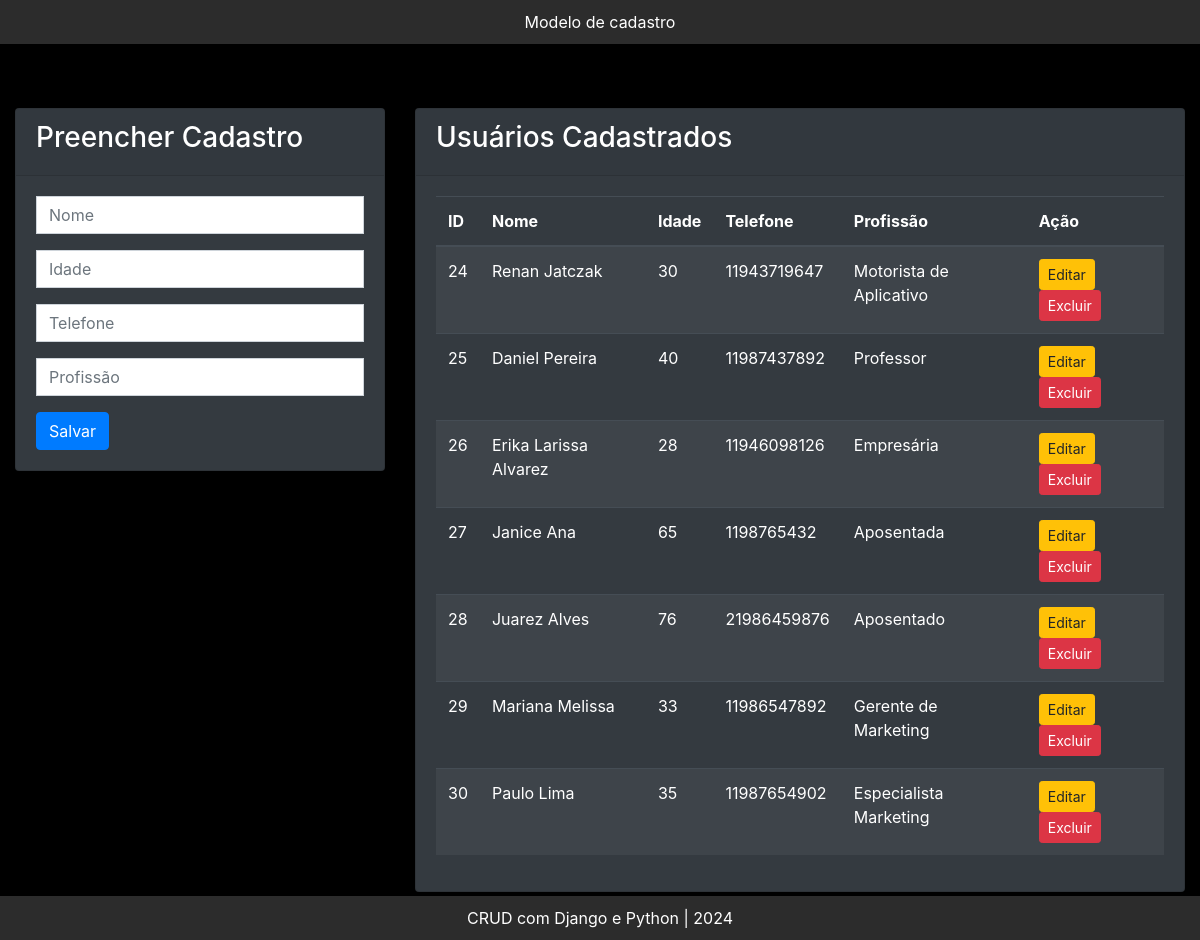
The page / on the database its author committed.
### core/models.py (models this page shows, shortened)
class Pessoa(models.Model):
    nome = models.CharField(max_length=100)
    idade = models.IntegerField()
    telefone = models.CharField(max_length=100)
    profissao = models.CharField(max_length=100)

### core/views.py (the view)
# urls.py: path('', home, name='home'),
def home(request):
    pessoas = Pessoa.objects.all()
    return render(request, "index.html", {"pessoas": pessoas})

### core/templates/index.html (shortened to what this page needs)
{% extends 'base.html' %}
{% block content %}
<div class="container my-5" style="max-width: 1200px;">
    <div class="row">
        <div class="col-md-4">
            <div class="card bg-dark text-white mb-4">
                <div class="card-header">
                    <h3>Preencher Cadastro</h3>
                </div>
                <div class="card-body">
                    <form action="{% url 'salvar' %}" method="post">
                        <div class="form-group">
                            <input type="text" name="nome" placeholder="Nome" class="form-control mb-2" style="border-radius: 0;">
                        </div>
                        <div class="form-group">
                            <input type="number" name="idade" placeholder="Idade" class="form-control mb-2" style="border-radius: 0;">
                        </div>
                        <div class="form-group">
                            <input type="text" name="telefone" placeholder="Telefone" class="form-control mb-2" style="border-radius: 0;">
                        </div>
                        <div class="form-group">
                            <input type="text" name="profissao" placeholder="Profissão" class="form-control mb-2" style="border-radius: 0;">
                        </div>
                        <button type="submit" class="btn btn-primary">Salvar</button>
                    </form>
                </div>
            </div>
        </div>
        <div class="col-md-8">
            <div class="card bg-dark text-white">
                <div class="card-header">
                    <h3>Usuários Cadastrados</h3>
                </div>
                <div class="card-body">
                    <table class="table table-dark table-striped">
                        <thead>
                            <tr>
                                <th>ID</th>
                                <th>Nome</th>
                                <th>Idade</th>
                                <th>Telefone</th>
                                <th>Profissão</th>
                                <th>Ação</th>
                            </tr>
                        </thead>
                        <tbody>
                            {% for pessoa in pessoas %}
                                <tr>
                                    <td>{{ pessoa.id }}</td>
                                    <td>{{ pessoa.nome }}</td>
                                    <td>{{ pessoa.idade }}</td>
                                    <td>{{ pessoa.telefone }}</td>
                                    <td>{{ pessoa.profissao }}</td>
                                    <td>
                                        <a href="{% url 'editar' pessoa.id %}" class="btn btn-warning btn-sm">Editar</a>
                                        <a href="{% url 'excluir' pessoa.id %}" class="btn btn-danger btn-sm">Excluir</a>
                                    </td>
                                </tr>
                            {% endfor %}
                        </tbody>
                    </table>
                </div>
            </div>
        </div>
    </div>
</div>
{% endblock %}

### core/templates/base.html (shortened to what this page needs)
<!DOCTYPE html>
<html lang="en">
<head>
    <link rel="stylesheet" href="https://stackpath.bootstrapcdn.com/bootstrap/4.5.2/css/bootstrap.min.css">
</head>
<body>
    <header style="text-align: center; padding: 10px; position: fixed; top: 0; width: 100%; z-index: 1000;">
        Modelo de cadastro
    </header>
    <div style="padding-top: 60px;">
        {% block content %}{% endblock %}
    </div>
    <footer style="text-align: center; padding: 10px; position: fixed; bottom: 0; width: 100%;">
        CRUD com Django e Python | 2024
    </footer>
</body>
</html>

### core/templates/base.html (style rules this page uses)
body { background-color: black; color: white; }
header, footer { background-color: #2c2c2c; color: white; }

### rows shown on the page
Pessoa: id "24", nome "Renan Jatczak", idade "30", telefone "11943719647", profissao "Motorista de Aplicativo"
Pessoa: id "25", nome "Daniel Pereira", idade "40", telefone "11987437892", profissao "Professor"
Pessoa: id "26", nome "Erika Larissa Alvarez", idade "28", telefone "11946098126", profissao "Empresária"
Pessoa: id "27", nome "Janice Ana", idade "65", telefone "1198765432", profissao "Aposentada"
Pessoa: id "28", nome "Juarez Alves", idade "76", telefone "21986459876", profissao "Aposentado"
Pessoa: id "29", nome "Mariana Melissa", idade "33", telefone "11986547892", profissao "Gerente de Marketing"
Pessoa: id "30", nome "Paulo Lima", idade "35", telefone "11987654902", profissao "Especialista Marketing"
